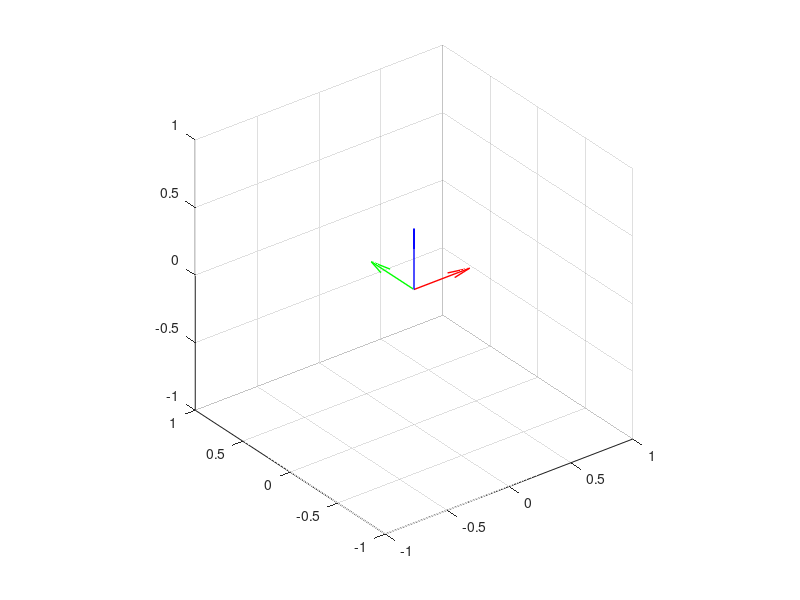

Source code (MATLAB): (Note: this script raises an error after producing the figure.)
close all
clear 
clc
figure
hold on
grid on
axis equal
view(3)

origin = [0 0 0];
L = 0.5;

xAxis = L*[1 0 0];
yAxis = L*[0 1 0];
zAxis = L*[0 0 1];

xlim([-1 1])
ylim([-1 1])
zlim([-1 1])
q1=quiver3(origin(1),origin(2),origin(3),xAxis(1),xAxis(2),xAxis(3),'r','LineWidth',1);
q2=quiver3(origin(1),origin(2),origin(3),yAxis(1),yAxis(2),yAxis(3),'g','LineWidth',1);
q3=quiver3(origin(1),origin(2),origin(3),zAxis(1),zAxis(2),zAxis(3),'b','LineWidth',1);
tic
for i=1:100
    q1.XData=i/200;
    q2.XData=i/200;
    q3.XData=i/200;
    q1.YData=i/200;
    q2.YData=i/200;
    q3.YData=i/200;
    q1.ZData=i/200;
    q2.ZData=i/200;
    q3.ZData=i/200;
    
    drawnow 
    target = i*0.05;
    while toc < target
    end
end
toc
